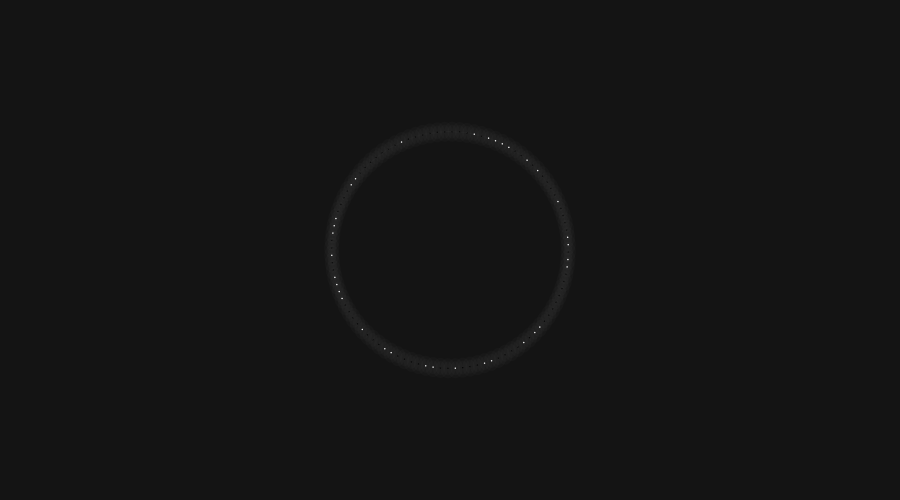
Frame 1 (no input)
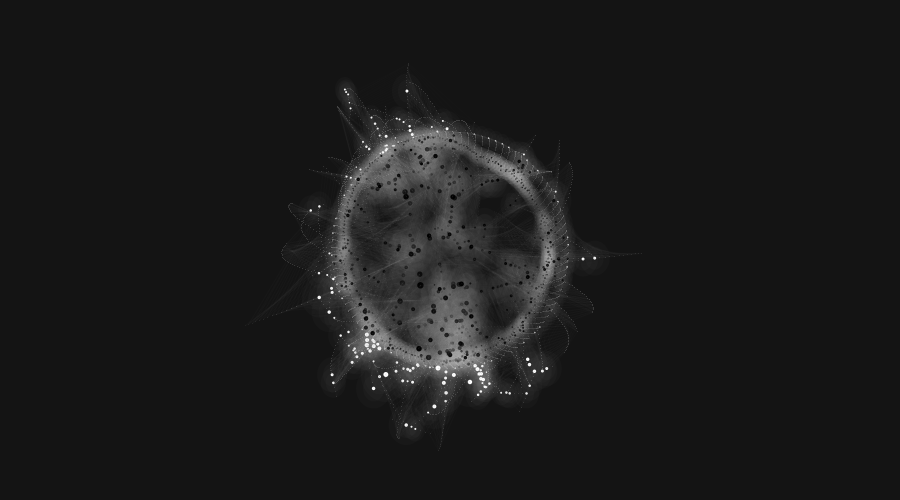
Frame 60 (the mouse pressed at the canvas centre just before this capture)
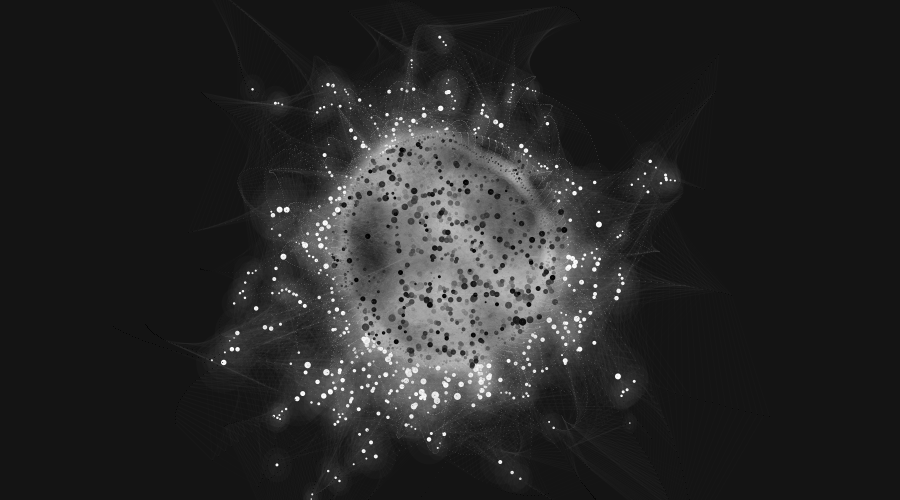
Frame 120 (the mouse held since frame 60 and released just before this capture)

The Processing sketch that drew these frames (run headless with seeded random() and noise(); from frame 60 on, the mouse is pressed at the canvas centre):

// Processing sketch: S3_B_Hodgin
// ── S3_B_Hodgin.pde
/* 
   
   A surface filled with one hundred medium to small sized circles. 
   Each circle has a different size and direction, but moves at the same slow rate. 
   Display: 
   A. The instantaneous intersections of the circles 
   >>> B. The aggregate intersections of the circles 
 
   Restored by Casey Reas <http://reas.com> 
   22 June 2016 
   Processing v.3.1.1 <http://processing.org> 
   
   Implemented by Robert Hodgin <http://flight404.com> 
   7 April 2004 
   Processing v.68 <http://processing.org> 
 
*/ 
 
// ******************************************************************************** 
// INITIALIZE VARIABLES 
// ******************************************************************************** 
 
int xStage         = 900;             // x dimension of applet 
int yStage         = 500;             // y dimension of applet 
 
int xMid           = xStage/2;        // x midpoint of applet 
int yMid           = yStage/2;        // y midpoint of applet 
 
int totalCircles   = 100;             // total number of circles 
Circle[] circle;                      // Circle object array 
 
float gravity;                        // Strength of gravitational pull 
float xGrav;                          // x point of center of gravity 
float yGrav;                          // y point of center of gravity 
float xGravOffset;                    // offset var to warp gravitational field 
 
float angleOffset;                    // sets the initial point of rotation for the creation of the circles 
float initRadius;                     // the starting radius of the creation of the circles 
float maxDistance;                    // maximum distance allowed for connections 
 
color bgColor; 
 
// BOOLEANS FOR TESTING PURPOSES 
boolean clear      = false; 
 
int timer          = 0; 
int timerPause     = 750; 
int timerMax       = 775; 
 
// ******************************************************************************** 
// SETUP FUNCTION 
// ******************************************************************************** 
 
void setup() 
{ 
  size(900, 500); 
  bgColor = color(20,20,20); 
  background(bgColor); 
  smooth(); 
  colorMode(RGB, 255); 
  //ellipseMode(CENTER_RADIUS);
  noStroke(); 
  frameRate(30);
  createCircles(); 
} 
 
// ******************************************************************************** 
// MAIN LOOP FUNCTION 
// ******************************************************************************** 
 
void draw() 
{ 
  if (clear){ 
    background(bgColor); 
  } 
  dealWithTimer(); 
  if (timer < timerPause){ 
    tellCirclesToBehave(); 
  } 
 
} 
 
void createCircles(){ 
  gravity                        = random(0.005,0.1); 
  xGrav                          = xMid + random(-50,50); 
  yGrav                          = yMid + random(-50,50); 
  xGravOffset                    = random(1.0, 1.24); 
  maxDistance                    = random(75, 150); 
  angleOffset                    = random(360); 
  circle                         = new Circle[totalCircles]; 
  initRadius                     = random(100,140); 
  for (int i=0; i<totalCircles; i++){ 
    float initAngle              = i * 3.6 + angleOffset; 
    float initTheta              = (-((initAngle) * PI))/180; 
 
    float initxv                 = cos(initTheta) * initRadius; 
    float inityv                 = sin(initTheta) * initRadius; 
    float xPos = xMid + initxv; 
    float yPos = yMid + inityv; 
    circle[i] = new Circle(xPos, yPos,0,0, i); 
  } 
} 
 
void tellCirclesToBehave(){ 
  for (int i=0; i<totalCircles; i++){ 
    circle[i].behave(); 
  } 
} 
 
void dealWithTimer(){ 
  if (timer > timerMax){ 
    timer = 0; 
    background(bgColor); 
    createCircles(); 
  } 
  timer ++; 
} 
 
class Circle 
{ 
  int index;                    // Circle global ID 
 
  float x;                      // Circle x position 
  float y;                      // Circle y position 
  float r;                      // Circle radius 
  float rBase;                  // Circle original radius 
  
  float angle;                  // Angle of movement in degrees 
  float theta;                  // Angle of movement in radians 
  float speed;                  // Speed of movement 
  
  float xv;                     // Current velocity along x axis 
  float yv;                     // Current velocity along y axis 
 
  boolean[] mightCollide;       // Collision might happen 
  boolean[] hasCollided;        // Collision is happening 
  
  float[] distances;            // Storage for the distance between circles 
  float[] angles;               // Storage for the angle between two connected circles 
  float[] thetas;               // Storage for the radians between two connected circles 
  int numCollisions;            // Number of collisions in one frame 
  int numConnections;           // Total number of collisions 
 
  float xd;                     // Distance to target along x axis 
  float yd;                     // Distance to target along y axis 
  float d;                      // Distance to target 
  
  float alphaVar;               // Late addition variable for alpha modification 
 
  float cAngle;                 // Angle of collision in degrees 
  float cTheta;                 // Angle of collision in radians 
  float cxv;                    // Collision velocity along x axis 
  float cyv;                    // Collision velocity along y axis 
  
  float gAngle;                 // Angle to gravity center in degrees 
  float gTheta;                 // Angle to gravity center in radians 
  float gxv;                    // Gravity velocity along x axis 
  float gyv;                    // Gravity velocity along y axis 
 
  Circle (float xSent, float ySent, float xvSent, float yvSent, int indexSent){ 
    x               = xSent; 
    y               = ySent; 
    r               = 4; 
    
    index           = indexSent; 
 
    xv              = xvSent; 
    yv              = yvSent; 
    
    alphaVar        = random(35); 
    
    mightCollide    = new boolean[totalCircles]; 
    hasCollided     = new boolean[totalCircles]; 
    distances       = new float[totalCircles]; 
    angles          = new float[totalCircles]; 
    thetas          = new float[totalCircles]; 
  } 
  
  void behave(){ 
    move(); 
    areWeClose(); 
    areWeColliding(); 
    areWeConnected(); 
    applyGravity(); 
    render(); 
    reset(); 
  } 
 
  void areWeClose(){ 
    for(int i=0; i<totalCircles; i++){ 
      if (i != index){ 
        if (abs(x - circle[i].x) < 50 && abs(y - circle[i].y) < 50){ 
          mightCollide[i] = true; 
        } else { 
          mightCollide[i] = false; 
        } 
      } 
    } 
  } 
 
  void areWeColliding(){ 
    for(int i=0; i<totalCircles; i++){ 
      if (mightCollide[i] && i != index){ 
        distances[i] = findDistance(x, y, circle[i].x, circle[i].y); 
        if (distances[i] < (r + circle[i].r) * 1.1){ 
          hasCollided[i]               = true; 
          circle[i].hasCollided[index] = true; 
 
          angles[i]                    = findAngle(x,y,circle[i].x,circle[i].y); 
          thetas[i]                    = (-(angles[i] * PI))/180.0; 
          cxv                         += cos(thetas[i]) * ((circle[i].r + r)/2.0); 
          cyv                         += sin(thetas[i]) * ((circle[i].r + r)/2.0); 
          numCollisions               += 1; 
        } 
      } 
    } 
    
    if (numCollisions > 0){ 
      xv = -cxv/numCollisions; 
      yv = -cyv/numCollisions; 
    } 
 
    cxv = 0.0; 
    cyv = 0.0; 
    
  } 
  
  void areWeConnected(){ 
    for(int i=0; i<totalCircles; i++){ 
      if (hasCollided[i] && i != index){ 
        distances[i] = findDistance(x, y, circle[i].x, circle[i].y); 
        if (distances[i] < maxDistance){ 
          angles[i]                    = findAngle(x,y,circle[i].x,circle[i].y); 
          thetas[i]                    = (-(angles[i] * PI))/180.0; 
          cxv                         += cos(thetas[i]) * (circle[i].r/10.0); 
          cyv                         += sin(thetas[i]) * (circle[i].r/10.0); 
          numConnections              += 1; 
        } else { 
          hasCollided[i]               = false; 
          circle[i].hasCollided[index] = false; 
        } 
      } 
    } 
    if (numConnections > 0){ 
      xv += (cxv/numConnections)/4.0; 
      yv += (cyv/numConnections)/4.0; 
    } 
    
    cxv = 0.0; 
    cyv = 0.0; 
    
    r = numConnections + 1; 
  } 
 
  
  void applyGravity(){ 
    gAngle        = findAngle(x,y,xGrav,yGrav); 
    gTheta        = (-(gAngle * PI))/180; 
    gxv           = cos(gTheta) * gravity * xGravOffset; 
    gyv           = sin(gTheta) * gravity; 
    xv += gxv; 
    yv += gyv; 
  } 
  
  void move(){ 
    x += xv; 
    y += yv; 
  } 
 
  void render(){ 
    noFill(); 
    d = findDistance(x, y, xMid, yMid); 
    if (d > initRadius){ 
      stroke(255 - d, d - alphaVar); 
    } else { 
      stroke(d, d - alphaVar); 
    } 
    point(x,y); 
    noStroke(); 
    //fill(255,255); 
    //ellipse(x, y, r, r); 
    if (numCollisions > 0){ 
      fill(255,4); 
      ellipse(x, y, r * 5.0, r * 5.0 + 5); 
      ellipse(x, y, r * 3.0, r * 3.0 + 5); 
      if (d > initRadius){ 
        fill(255,255); 
      } else { 
        fill(0,255); 
      } 
      ellipse(x, y, r * 0.5, r * 0.5); 
    } 
    
    for(int i=0; i<totalCircles; i++){ 
      if (hasCollided[i] && i < index){ 
        stroke(abs(angles[i] - 180)*1.3, 5); 
        //stroke(abs(255 - d*.75),6); 
        line (x, y, circle[i].x, circle[i].y); 
      } 
    } 
    noStroke(); 
  } 
  
  void reset(){ 
    numCollisions = 0; 
    numConnections = 0; 
  } 
} 
 
float findDistance(float x1, float y1, float x2, float y2){ 
  float xd = x1 - x2; 
  float yd = y1 - y2; 
  float td = sqrt(xd * xd + yd * yd); 
  return td; 
} 
  
float findAngle(float x1, float y1, float x2, float y2){ 
  float xd = x1 - x2; 
  float yd = y1 - y2; 
 
  float t = atan2(yd,xd); 
  float a = (180 + (-(180 * t) / PI)); 
  return a; 
} 
